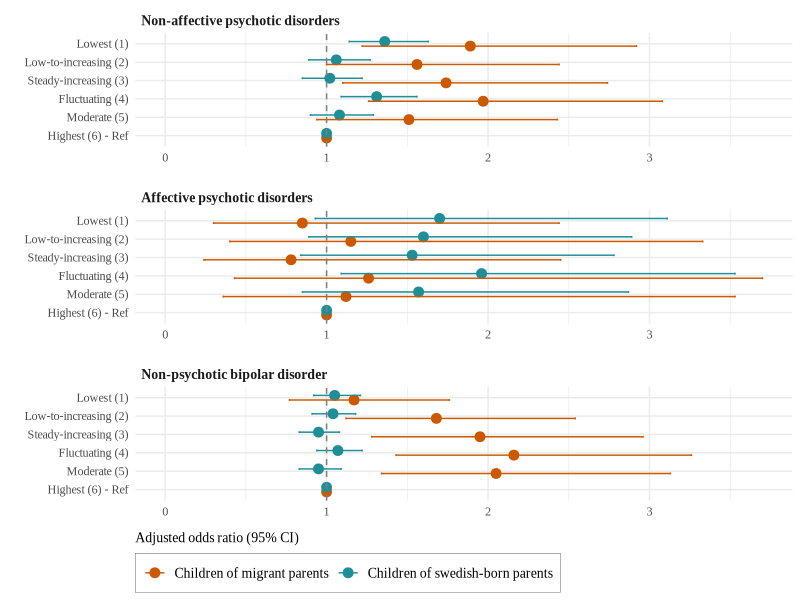
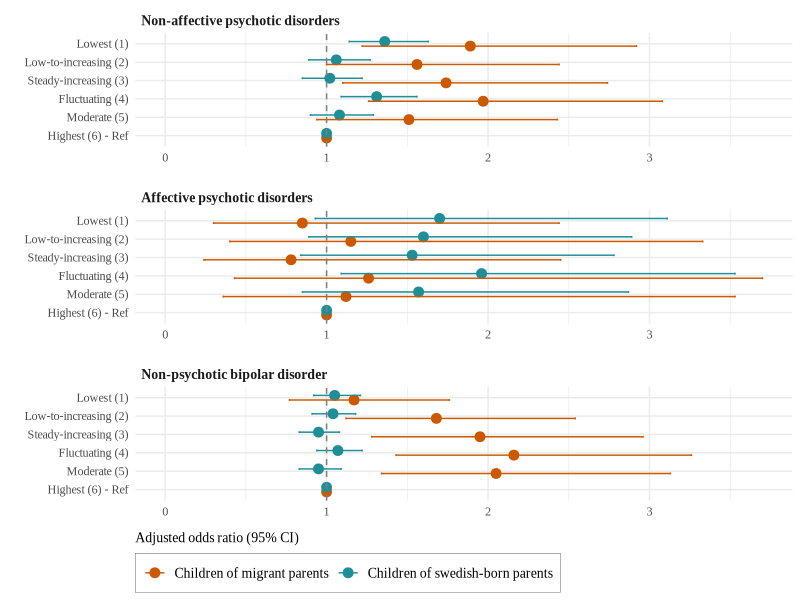

R code for these plots, in order:
library(tidyverse)
library(data.table)

# Data ####
forest_data <- data.frame(
  # Disorder identifiers
  disorder = rep(
    c(
      "Non-affective psychotic disorders",
      "Affective psychotic disorders",
      "Non-psychotic bipolar disorder"
    ),
    each = 6
  ),

  # Family income trajectory
  trajectory = rep(
    c(
      "Lowest (1)",
      "Low-to-increasing (2)",
      "Steady-increasing (3)",
      "Fluctuating (4)",
      "Moderate (5)",
      "Highest (6) - Ref"
    ),
    3
  ),

  # ----------------------------
  # Children of migrant parents
  # ----------------------------
  migrant_or = c(
    2.11,
    1.55,
    1.73,
    2.21,
    1.59,
    1.00, # Non-affective psychotic
    1.07,
    1.23,
    0.82,
    1.58,
    1.23,
    1.00, # Affective psychotic
    1.15,
    1.51,
    1.85,
    2.32,
    2.09,
    1.00 # Non-psychotic bipolar
  ),
  migrant_or_lower = c(
    1.37,
    1.00,
    1.10,
    1.42,
    0.99,
    1,
    0.38,
    0.43,
    0.26,
    0.55,
    0.39,
    1,
    0.77,
    1.00,
    1.22,
    1.54,
    1.36,
    1
  ),
  migrant_or_upper = c(
    3.24,
    2.41,
    2.73,
    3.45,
    2.55,
    1,
    3.01,
    3.52,
    2.58,
    4.58,
    3.86,
    1,
    1.72,
    2.27,
    2.80,
    3.49,
    3.19,
    1
  ),

  migrant_aor = c(
    1.89,
    1.56,
    1.74,
    1.97,
    1.51,
    1.00,
    0.85,
    1.15,
    0.78,
    1.26,
    1.12,
    1.00,
    1.17,
    1.68,
    1.95,
    2.16,
    2.05,
    1.00
  ),
  migrant_aor_lower = c(
    1.22,
    1.00,
    1.10,
    1.26,
    0.94,
    1,
    0.30,
    0.40,
    0.24,
    0.43,
    0.36,
    1,
    0.77,
    1.12,
    1.28,
    1.43,
    1.34,
    1
  ),
  migrant_aor_upper = c(
    2.92,
    2.44,
    2.74,
    3.08,
    2.43,
    1,
    2.44,
    3.33,
    2.45,
    3.70,
    3.53,
    1,
    1.76,
    2.54,
    2.96,
    3.26,
    3.13,
    1
  ),

  # ----------------------------
  # Children of Swedish-born parents
  # ----------------------------
  swedish_or = c(
    1.22,
    0.88,
    0.93,
    1.27,
    1.06,
    1.00,
    1.62,
    1.45,
    1.44,
    1.92,
    1.55,
    1.00,
    1.07,
    0.93,
    0.92,
    1.17,
    0.99,
    1.00
  ),
  swedish_or_lower = c(
    1.02,
    0.74,
    0.77,
    1.07,
    0.88,
    1,
    0.90,
    0.81,
    0.79,
    1.08,
    0.85,
    1,
    0.94,
    0.82,
    0.81,
    1.03,
    0.86,
    1
  ),
  swedish_or_upper = c(
    1.45,
    1.06,
    1.11,
    1.52,
    1.27,
    1,
    2.91,
    2.60,
    2.61,
    3.43,
    2.83,
    1,
    1.22,
    1.06,
    1.05,
    1.34,
    1.14,
    1
  ),

  swedish_aor = c(
    1.36,
    1.06,
    1.02,
    1.31,
    1.08,
    1.00,
    1.70,
    1.60,
    1.53,
    1.96,
    1.57,
    1.00,
    1.05,
    1.04,
    0.95,
    1.07,
    0.95,
    1.00
  ),
  swedish_aor_lower = c(
    1.14,
    0.89,
    0.85,
    1.09,
    0.90,
    1,
    0.93,
    0.89,
    0.84,
    1.09,
    0.85,
    1,
    0.92,
    0.91,
    0.83,
    0.94,
    0.83,
    1
  ),
  swedish_aor_upper = c(
    1.63,
    1.27,
    1.22,
    1.56,
    1.29,
    1,
    3.11,
    2.89,
    2.78,
    3.53,
    2.87,
    1,
    1.21,
    1.18,
    1.08,
    1.22,
    1.09,
    1
  )
)

# Processing ####
plot_data <- forest_data %>%
  pivot_longer(
    cols = -c(disorder, trajectory),
    names_to = c("parent", "measure"),
    names_pattern = "(migrant|swedish)_(.*)",
    values_to = "value"
  ) %>%
  pivot_wider(
    names_from = measure,
    values_from = value
  ) %>%
  mutate(
    parent = factor(
      parent,
      levels = c("migrant", "swedish"),
      labels = c("Migrant parents", "Swedish parents")
    ),
    trajectory = factor(
      trajectory,
      levels = rev(c(
        "Lowest (1)",
        "Low-to-increasing (2)",
        "Steady-increasing (3)",
        "Fluctuating (4)",
        "Moderate (5)",
        "Highest (6) - Ref"
      ))
    ),
    disorder = factor(
      disorder,
      levels = c(
        "Non-affective psychotic disorders",
        "Affective psychotic disorders",
        "Non-psychotic bipolar disorder"
      )
    )
  )


# Plot ####
setDT(plot_data)
plot_data[parent == "Migrant parents", parent := "Children of migrant parents"]
plot_data[
  parent == "Swedish parents",
  parent := "Children of swedish-born parents"
]

ggplot(
  plot_data,
  aes(
    x = aor,
    xmin = aor_lower,
    xmax = aor_upper,
    y = trajectory,
    color = parent
  )
) +

  geom_point(position = position_dodge(width = 0.5), size = 3) +

  geom_errorbarh(position = position_dodge(width = 0.5), height = 0.2) +

  geom_vline(xintercept = 1, linetype = "dashed", color = "gray50") +

  facet_wrap(~disorder, ncol = 1, axes = "all") +

  scale_color_manual(
    values = c(
      "Children of migrant parents" = "#CC5800FF",
      "Children of swedish-born parents" = "#1E8E99FF"
    )
  ) +

  scale_x_continuous(limits = c(0, 3.7)) +

  labs(
    x = "Adjusted odds ratio (95% CI)",
    y = "",
    color = ""
  ) +

  theme_minimal() +
  theme(
    legend.position = "bottom",
    legend.text = element_text(size = 10, hjust = 0),
    legend.title = element_blank(),
    legend.direction = "horizontal",
    legend.box = "horizontal",
    legend.box.just = "left",
    legend.justification = "left",
    legend.background = element_rect(
      fill = NA,
      color = "black",
      linewidth = 0.1
    ),
    legend.box.spacing = unit(0.2, "cm"),
    strip.text = element_text(face = "bold", hjust = 0, size = 10),
    plot.title = element_text(hjust = 0.5, face = "bold"),
    text = element_text(family = "Times New Roman"),
    panel.spacing = unit(1, "lines"),
    axis.title.x = element_text(margin = margin(t = 10), size = 10, hjust = 0)
  ) +
  guides(
    color = guide_legend(nrow = 1)
  )

ggsave(
  "x.png",
  width = 6,
  height = 10,
  dpi = "retina"
)
